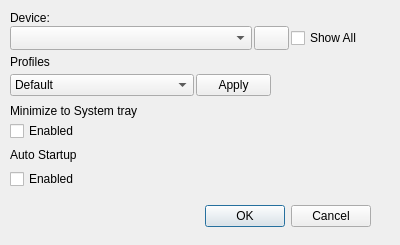
<?xml version="1.0" encoding="UTF-8"?>
<ui version="4.0">
 <class>settings</class>
 <widget class="QDialog" name="settings">
  <property name="geometry">
   <rect>
    <x>0</x>
    <y>0</y>
    <width>400</width>
    <height>245</height>
   </rect>
  </property>
  <property name="windowTitle">
   <string>Settings</string>
  </property>
  <widget class="QDialogButtonBox" name="buttonBox">
   <property name="geometry">
    <rect>
     <x>30</x>
     <y>200</y>
     <width>341</width>
     <height>32</height>
    </rect>
   </property>
   <property name="orientation">
    <enum>Qt::Orientation::Horizontal</enum>
   </property>
   <property name="standardButtons">
    <set>QDialogButtonBox::StandardButton::Cancel|QDialogButtonBox::StandardButton::Ok</set>
   </property>
  </widget>
  <widget class="QWidget" name="layoutWidget">
   <property name="geometry">
    <rect>
     <x>10</x>
     <y>10</y>
     <width>371</width>
     <height>41</height>
    </rect>
   </property>
   <layout class="QGridLayout" name="gridLayout_9" columnstretch="0,0,0">
    <property name="horizontalSpacing">
     <number>2</number>
    </property>
    <property name="verticalSpacing">
     <number>0</number>
    </property>
    <item row="0" column="0">
     <widget class="QLabel" name="lbl_device">
      <property name="minimumSize">
       <size>
        <width>0</width>
        <height>14</height>
       </size>
      </property>
      <property name="maximumSize">
       <size>
        <width>16777215</width>
        <height>14</height>
       </size>
      </property>
      <property name="toolTip">
       <string>&lt;html&gt;&lt;head/&gt;&lt;body&gt;&lt;p&gt;Select the device name or the 2.4ghz receptor.&lt;/p&gt;&lt;/body&gt;&lt;/html&gt;</string>
      </property>
      <property name="text">
       <string>Device:</string>
      </property>
     </widget>
    </item>
    <item row="1" column="2">
     <widget class="QCheckBox" name="chbox_alldevices">
      <property name="maximumSize">
       <size>
        <width>90</width>
        <height>16777215</height>
       </size>
      </property>
      <property name="acceptDrops">
       <bool>true</bool>
      </property>
      <property name="toolTip">
       <string notr="true" comment="If your device doesnt show up, enable it and search it." extracomment="If your device doesnt show up, enable it and search it.">&lt;html&gt;&lt;head/&gt;&lt;body&gt;&lt;p&gt;If your device doesnt show up, enable this.&lt;/p&gt;&lt;/body&gt;&lt;/html&gt;</string>
      </property>
      <property name="statusTip">
       <string notr="true" comment="If your device doesnt show up, enable it and search it." extracomment="If your device doesnt show up, enable it and search it."/>
      </property>
      <property name="whatsThis">
       <string notr="true" comment="If your device doesnt show up, enable it and search it." extracomment="If your device doesnt show up, enable it and search it."/>
      </property>
      <property name="text">
       <string>Show All</string>
      </property>
      <property name="tristate">
       <bool>false</bool>
      </property>
     </widget>
    </item>
    <item row="1" column="0">
     <widget class="QComboBox" name="cbox_devices">
      <property name="minimumSize">
       <size>
        <width>0</width>
        <height>24</height>
       </size>
      </property>
      <property name="maximumSize">
       <size>
        <width>16777215</width>
        <height>24</height>
       </size>
      </property>
      <property name="currentText">
       <string/>
      </property>
      <property name="currentIndex">
       <number>-1</number>
      </property>
      <property name="placeholderText">
       <string>Select Device</string>
      </property>
      <property name="frame">
       <bool>true</bool>
      </property>
     </widget>
    </item>
    <item row="1" column="1">
     <widget class="QPushButton" name="btn_refresh">
      <property name="maximumSize">
       <size>
        <width>35</width>
        <height>24</height>
       </size>
      </property>
      <property name="toolTip">
       <string>&lt;html&gt;&lt;head/&gt;&lt;body&gt;&lt;p&gt;Refresh devices&lt;/p&gt;&lt;/body&gt;&lt;/html&gt;</string>
      </property>
      <property name="text">
       <string/>
      </property>
      <property name="icon">
       <iconset theme="QIcon::ThemeIcon::SystemReboot"/>
      </property>
     </widget>
    </item>
   </layout>
  </widget>
  <widget class="QWidget" name="verticalLayoutWidget_2">
   <property name="geometry">
    <rect>
     <x>10</x>
     <y>100</y>
     <width>371</width>
     <height>41</height>
    </rect>
   </property>
   <layout class="QVBoxLayout" name="verticalLayout_2">
    <property name="spacing">
     <number>0</number>
    </property>
    <item>
     <widget class="QLabel" name="label_2">
      <property name="text">
       <string>Minimize to System tray</string>
      </property>
     </widget>
    </item>
    <item>
     <widget class="QCheckBox" name="checkBox">
      <property name="text">
       <string>Enabled</string>
      </property>
     </widget>
    </item>
   </layout>
  </widget>
  <widget class="QWidget" name="verticalLayoutWidget_3">
   <property name="geometry">
    <rect>
     <x>10</x>
     <y>140</y>
     <width>371</width>
     <height>49</height>
    </rect>
   </property>
   <layout class="QVBoxLayout" name="verticalLayout_3">
    <property name="spacing">
     <number>0</number>
    </property>
    <item>
     <widget class="QLabel" name="label_3">
      <property name="text">
       <string>Auto Startup</string>
      </property>
     </widget>
    </item>
    <item>
     <widget class="QCheckBox" name="checkBox_2">
      <property name="text">
       <string>Enabled</string>
      </property>
     </widget>
    </item>
   </layout>
  </widget>
  <widget class="QWidget" name="gridLayoutWidget">
   <property name="geometry">
    <rect>
     <x>10</x>
     <y>50</y>
     <width>261</width>
     <height>46</height>
    </rect>
   </property>
   <layout class="QGridLayout" name="gridLayout">
    <property name="horizontalSpacing">
     <number>2</number>
    </property>
    <property name="verticalSpacing">
     <number>0</number>
    </property>
    <item row="2" column="0">
     <widget class="QComboBox" name="comboBox">
      <property name="maximumSize">
       <size>
        <width>190</width>
        <height>16777215</height>
       </size>
      </property>
      <item>
       <property name="text">
        <string>Default</string>
       </property>
      </item>
      <item>
       <property name="text">
        <string>Efficiency</string>
       </property>
      </item>
      <item>
       <property name="text">
        <string>Workstation</string>
       </property>
      </item>
      <item>
       <property name="text">
        <string>Performance</string>
       </property>
      </item>
     </widget>
    </item>
    <item row="2" column="1">
     <widget class="QPushButton" name="pushButton">
      <property name="maximumSize">
       <size>
        <width>75</width>
        <height>120</height>
       </size>
      </property>
      <property name="text">
       <string>Apply</string>
      </property>
     </widget>
    </item>
    <item row="0" column="0">
     <widget class="QLabel" name="label">
      <property name="text">
       <string>Profiles</string>
      </property>
     </widget>
    </item>
   </layout>
  </widget>
 </widget>
 <resources/>
 <connections>
  <connection>
   <sender>buttonBox</sender>
   <signal>accepted()</signal>
   <receiver>settings</receiver>
   <slot>accept()</slot>
   <hints>
    <hint type="sourcelabel">
     <x>248</x>
     <y>254</y>
    </hint>
    <hint type="destinationlabel">
     <x>157</x>
     <y>274</y>
    </hint>
   </hints>
  </connection>
  <connection>
   <sender>buttonBox</sender>
   <signal>rejected()</signal>
   <receiver>settings</receiver>
   <slot>reject()</slot>
   <hints>
    <hint type="sourcelabel">
     <x>316</x>
     <y>260</y>
    </hint>
    <hint type="destinationlabel">
     <x>286</x>
     <y>274</y>
    </hint>
   </hints>
  </connection>
 </connections>
</ui>
